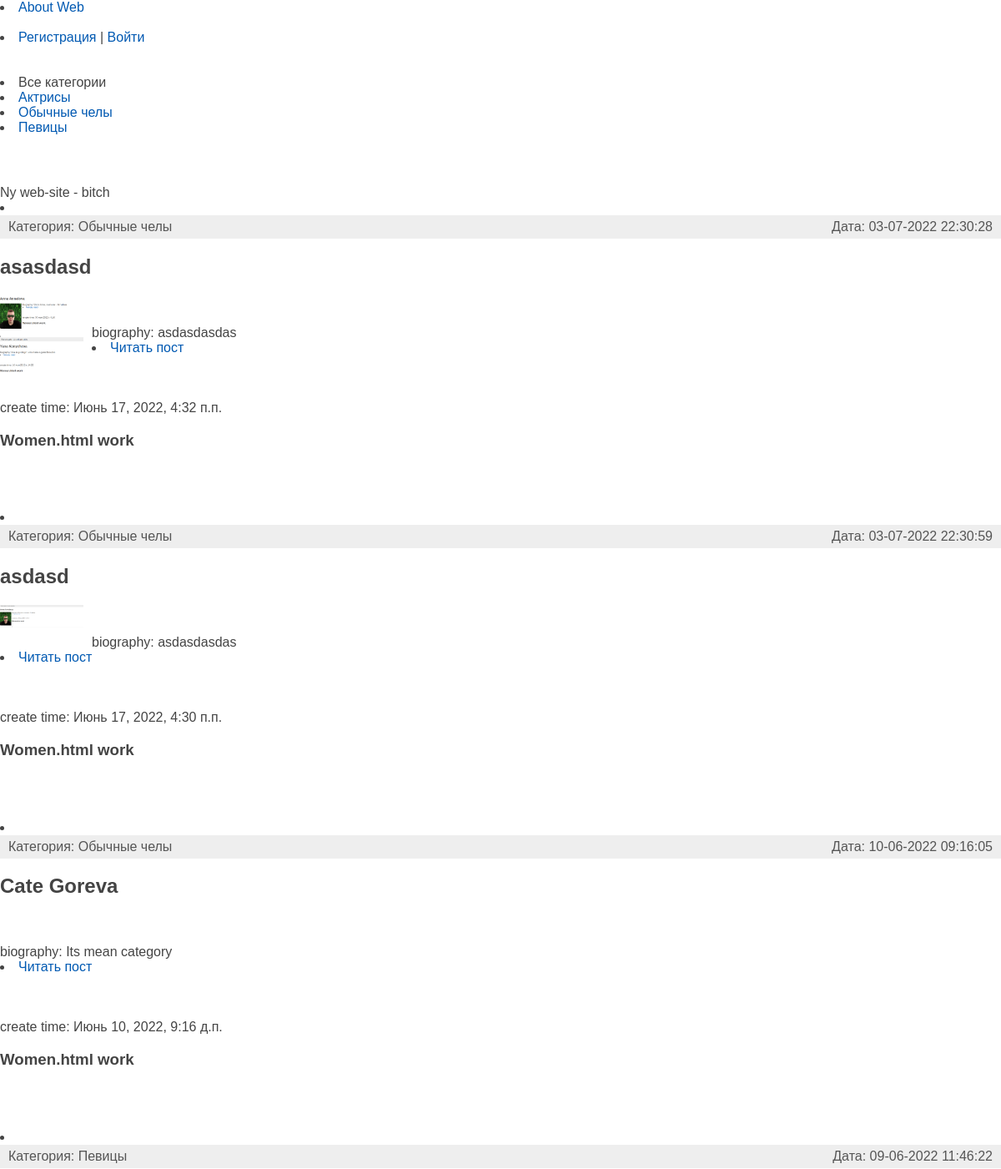
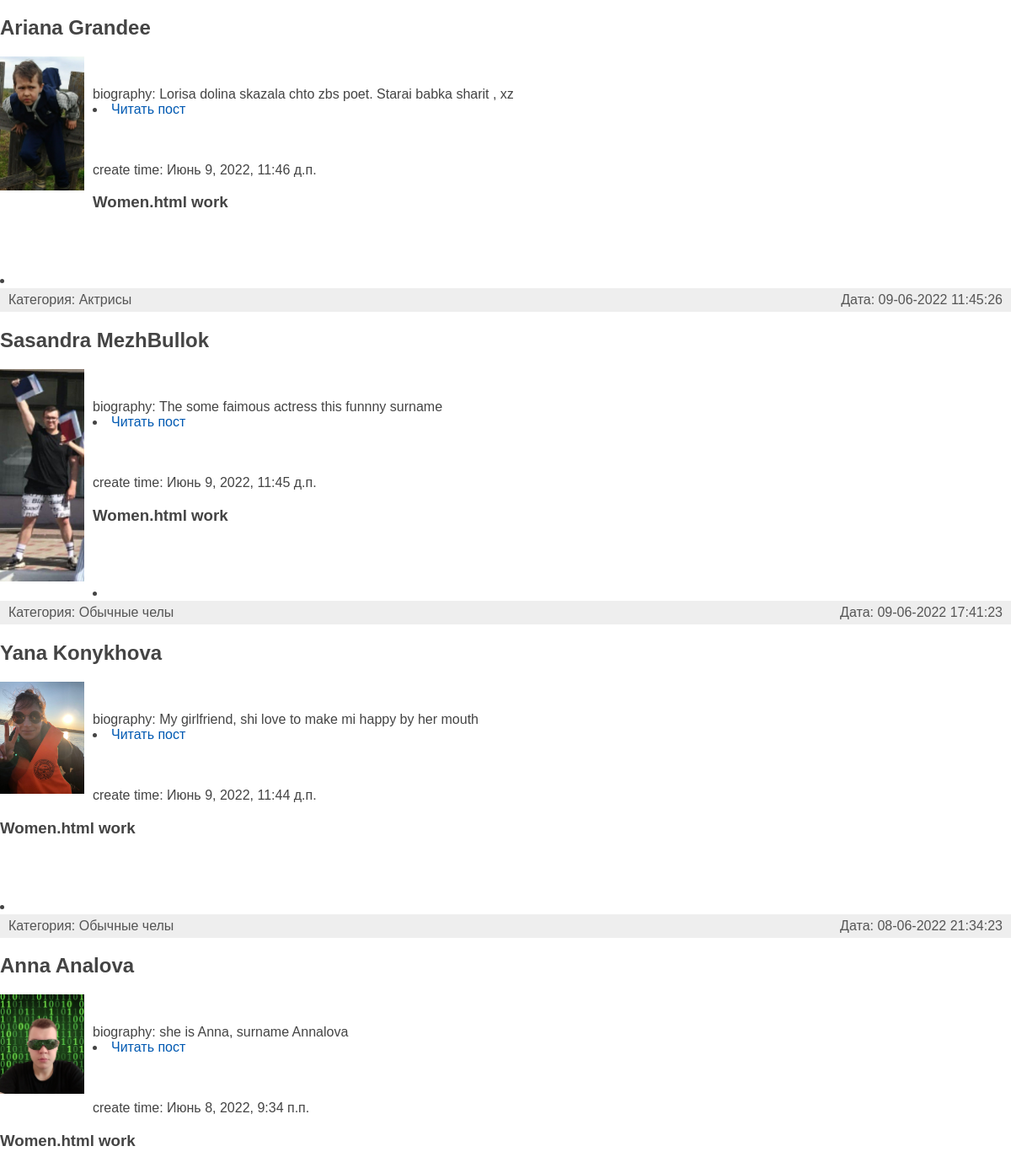
The page / on the database its author committed (2 pictures, top to bottom).
### my_app/models.py (models this page shows, shortened)
class Category(models.Model):
    name = models.CharField(max_length=100, db_index=True, verbose_name='Профессиональная деятельность')
    slug = models.SlugField(max_length=255, unique=True, db_index=True, verbose_name='URL')
    def __str__(self):
        return self.name
    def get_absolute_url(self):
        return reverse('category', kwargs={'cat_slug': self.slug})
    class Meta:
        verbose_name = 'Категории'
        verbose_name_plural = 'Катя Горева'
        ordering = ['id']

class Women(models.Model):
    title = models.CharField(max_length=255, default=True, verbose_name='Заголовок')
    slug = models.SlugField(max_length=255, unique=True, db_index=True, verbose_name='URL')
    content = models.TextField(blank=True, verbose_name='Контент')
    photo = models.ImageField(upload_to='my_app/image', verbose_name='Фото')
    time_create = models.DateTimeField(auto_now_add=True, verbose_name='Дата создания')
    time_update = models.DateTimeField(auto_now=True, verbose_name='Дата изменения')
    is_published = models.BooleanField(default=True, verbose_name='Публикация')
    cat = models.ForeignKey('Category', on_delete=models.PROTECT, verbose_name='Категория')
    def get_absolute_url(self):
        return reverse('post', kwargs={'post_slug': self.slug})
    class Meta:
        verbose_name = 'Fomous women'
        verbose_name_plural = 'Fomous women'
        ordering = ['-time_create', 'title']

### my_app/views.py (the view)
# urls.py: path('', cache_page(60)(WomenHome.as_view()), name='home'),
class WomenHome(DataMixin, ListView):
    model = Women
    template_name = 'my_app/women_info.html'
    context_object_name = 'womens'
    def get_queryset(self):
        return Women.objects.filter(is_published=True).select_related('cat')
    def get_context_data(self, *, object_list=None, **kwargs):
        context = super().get_context_data(**kwargs)
        c_def = self.get_user_context(title='Main page')
        return context | c_def

### my_app/utils.py (called while the page is built)
    def get_user_context(self, **kwargs):
        context = kwargs
        cats = cache.get('cats')
        if not cats:
            cats = Category.objects.annotate(total=Count('women')).filter(total__gt=0)
            cache.set('cats', cats, 60)
        user_menu = menu_base.copy()
        if not self.request.user.is_authenticated:
            user_menu.pop(1)
            user_menu.pop(-1)
        context['menu_bar'] = user_menu
        context['cats'] = cats
        if 'cat_selected' not in context:
            context['cat_selected'] = 0
        return context

### my_app/templates/my_app/women_info.html (shortened to what this page needs)
{% extends "my_app/base.html" %}
{% block content %}
    Ny web-site - bitch
{% for women in womens %}
<li><div class="article-panel">
         <p class="first">Категория: {{women.cat}}</p>
         <p class="last">Дата: {{women.time_update|date:"d-m-Y H:i:s"}}</p>
</div>
<h2>{{women.title}}</h2>
    {% if women.photo %}
    <p><img class="img-article-left thumbs" width="100" height="150" src="{{women.photo.url}}"></p>
    {% endif %}
    <br>
<br>
biography: {{women.content}}
<li><a href="{{ women.get_absolute_url }}">Читать пост</a></li>
<br>
<br>
<br>
create time: {{women.time_create}}
<h3>Women.html work</h3>
<br>
<br>
<br>
{% endfor %}
{% endblock %}

### my_app/templates/my_app/base.html (shortened to what this page needs)
{% load static %}
<link type="text/css" href="{% static 'my_app/css/style.css' %}" rel="stylesheet" />
{% for menu in menu_bar %}
<li><a href="{% url menu.url_name %}">{{menu.title}}</a></li>
{% endfor %}
            {% if not user.is_authenticated %}
            <li class="last"><a href="{% url 'register' %}">Регистрация</a> | <a href="{% url 'login' %}">Войти</a></li>
            {% else %}
            <li class="last">{{user.username}} | <a href="{% url 'logout' %}">Выйти</a></li>
			    <div class="clear"></div>
            {% endif %}
{% if cat_selected == 0 %}
                   <li class="selected">Все категории</li>
{% else %}
                   <li><a href="{% url 'home' %}">Все категории</a></li>
{% endif %}
{% for c in cats %}
         {% if c.slug == cat_selected %}
                   <li class="selected">{{c.name}}</li>
         {% else %}
                   <li><a href="{{ c.get_absolute_url }}">{{c.name}}</a></li>
         {% endif %}
{% endfor %}
{% block content %}
{% endblock %}

### my_app/static/my_app/css/style.css (style rules this page uses)
a { color: #0059b2; text-decoration: none; }
img { max-width: 600px; height: auto; }
img.img-article-left { max-width: 300px; height: auto; float: left; padding: 0 10px 10px 0; }
div.article-panel { background: #eee; padding: 5px 10px 5px 10px; box-sizing: border-box; overflow: hidden; color: #555; }
div.article-panel p.first { margin: 0; float: left; }
div.article-panel p.last { margin: 0; float: right; }

### rows shown on the page
Category: name "Актрисы"
Category: name "Обычные челы"
Category: name "Певицы"
Women: cat "Обычные челы", time_update "03-07-2022 22:30:28", title "asasdasd", photo (picture), content "asdasdasdas", time_create "Июнь 17, 2022, 4:32 п.п."
Women: cat "Обычные челы", time_update "03-07-2022 22:30:59", title "asdasd", photo (picture), content "asdasdasdas", time_create "Июнь 17, 2022, 4:30 п.п."
Women: cat "Обычные челы", time_update "10-06-2022 09:16:05", title "Cate Goreva", content "Its mean category", time_create "Июнь 10, 2022, 9:16 д.п."
Women: cat "Певицы", time_update "09-06-2022 11:46:22", title "Ariana Grandee", photo (picture), content "Lorisa dolina skazala chto zbs poet. Starai babka sharit , xz", time_create "Июнь 9, 2022, 11:46 д.п."
Women: cat "Актрисы", time_update "09-06-2022 11:45:26", title "Sasandra MezhBullok", photo (picture), content "The some faimous actress this funnny surname", time_create "Июнь 9, 2022, 11:45 д.п."
Women: cat "Обычные челы", time_update "09-06-2022 17:41:23", title "Yana Konykhova", photo (picture), content "My girlfriend, shi love to make mi happy by her mouth", time_create "Июнь 9, 2022, 11:44 д.п."
Women: cat "Обычные челы", time_update "08-06-2022 21:34:23", title "Anna Analova", photo (picture), content "she is Anna, surname Annalova", time_create "Июнь 8, 2022, 9:34 п.п."

### other values the page prints
{{ menu.title }} "About Web"
